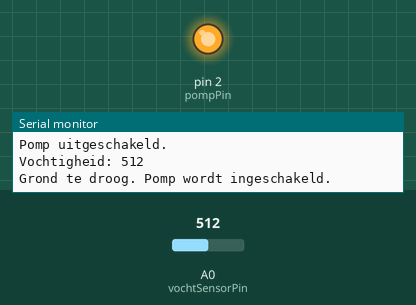
Bench run of a sketch on a simulated Arduino Uno, built with avr-gcc and run on an emulated ATmega328P. Shown: output pins drawn as LEDs (lit = HIGH), the last lines printed to the serial monitor. The test bench sets the inputs (shaded band); at power-on: A0 (vochtSensorPin) = 512.

Above: at 6.8 s.
6.9 s: A0 (vochtSensorPin) set to 306
At 7.9 s:
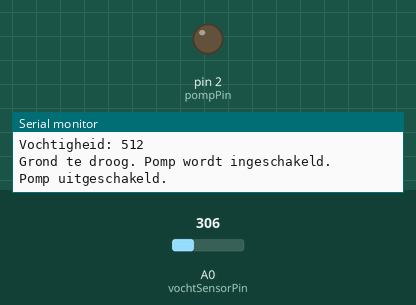
13.6 s: A0 (vochtSensorPin) set to 389
20.3 s: A0 (vochtSensorPin) set to 408
At 22.8 s:
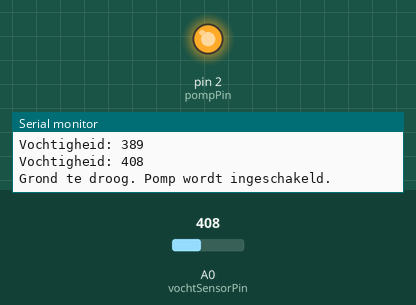
30.5 s: A0 (vochtSensorPin) set to 122
At 31.6 s:
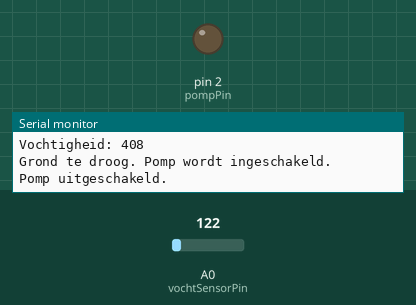
37.2 s: A0 (vochtSensorPin) set to 511
At 39.5 s:
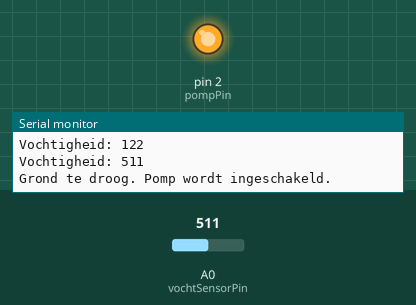
Timing chart, 0 to 47.5 s (numbered marks = the images above; inputs shaded):
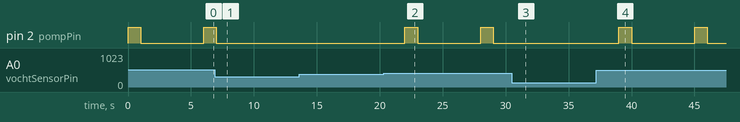

Measured:
- the behaviour switches between 400 and 401 on A0 (vochtSensorPin) (found by bisection; images 1 and 2)
- after the input at 6.9 s, pin 2 (pompPin): goes on until 7.0 s, then stays LOW
- after the input at 20.3 s, pin 2 (pompPin): alternates HIGH for 1.0 s and LOW for 5.0 s, starting after 1.7 s
- after the input at 30.5 s, pin 2 (pompPin): stays LOW (without the input it goes to HIGH after 3.5 s)
- after the input at 37.2 s, pin 2 (pompPin): alternates HIGH for 1.0 s and LOW for 5.0 s, starting after 1.8 s

The sketch:

sketch.ino
```cpp
const int vochtSensorPin = A0;
const int pompPin = 2;
const int vochtigheidsdrempel = 400;

void setup() {
  digitalWrite(pompPin, LOW);
  pinMode(vochtSensorPin, INPUT);
  pinMode(pompPin, OUTPUT);

  // Zorgt ervoor dat de pomp bij het opstarten is uitgeschakeld
  digitalWrite(pompPin, LOW);

  // Start de seriele monitor
  Serial.begin(9600);
}

void loop() {
  // Lees de vochtigheidssensorwaarde
  int vochtigheid = analogRead(vochtSensorPin);

  // Druk de vochtigheid af in de seriele monitor
  Serial.print("Vochtigheid: ");
  Serial.println(vochtigheid);

  // Controleer of de vochtigheid boven de drempel ligt
  if (vochtigheid > vochtigheidsdrempel) {
    // Schakel de pomp in als de grond te droog is
    Serial.println("Grond te droog. Pomp wordt ingeschakeld.");
    digitalWrite(pompPin, HIGH);
    delay(1000);  // Laat de pomp 1 seconde draaien
    digitalWrite(pompPin, LOW);  // Zet de pomp uit
    Serial.println("Pomp uitgeschakeld.");
  }
  else {
    digitalWrite(pompPin, LOW);
    }

  delay(5000);  //
}
```
